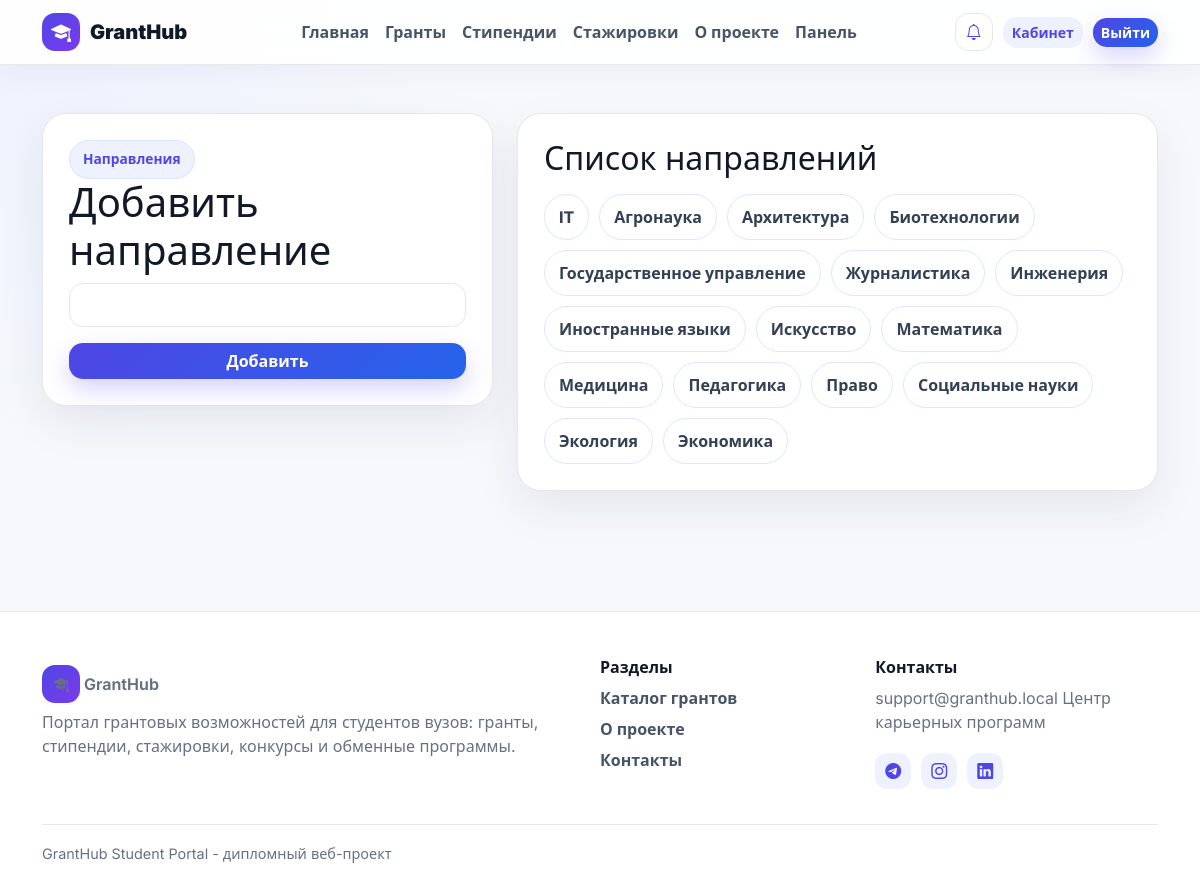
/dashboard/categories/ (signed in), run on the app's committed database.
### portal/models.py (models this page shows, shortened)
class Category(models.Model):
    name = models.CharField('Название', max_length=120, unique=True)
    class Meta:
        verbose_name = 'Категория'
        verbose_name_plural = 'Категории'
        ordering = ['name']

### portal/views.py (the view)
# urls.py: path('dashboard/categories/', views.manage_categories, name='manage_categories'),
@user_passes_test(is_admin)
def manage_categories(request):
    form = CategoryForm(request.POST or None)
    if request.method == 'POST' and form.is_valid():
        form.save()
        messages.success(request, 'Направление добавлено.')
        return redirect('manage_categories')
    return render(request, 'portal/manage_categories.html', {'form': form, 'categories': Category.objects.all()})

### portal/forms.py
class CategoryForm(forms.ModelForm):
    class Meta:
        model = Category
        fields = ['name']
        widgets = {'name': forms.TextInput(attrs=FORM_CONTROL)}

### portal/views.py (called while the page is built)
def is_admin(user):
    return user.is_authenticated and (user.is_staff or user.role == User.Role.ADMIN)

### portal/templates/portal/manage_categories.html (shortened to what this page needs)
{% extends 'portal/base.html' %}
{% block content %}
<div class="container py-4 py-lg-5">
  <div class="row g-4">
    <div class="col-lg-5">
      <div class="content-panel">
        <span class="section-kicker">Направления</span>
        <h1>Добавить направление</h1>
        <form method="post" class="vstack gap-3">{% csrf_token %}{{ form.name }}<button class="btn btn-primary">Добавить</button></form>
      </div>
    </div>
    <div class="col-lg-7">
      <div class="content-panel">
        <h2>Список направлений</h2>
        <div class="tag-cloud mt-3">{% for category in categories %}<span>{{ category.name }}</span>{% endfor %}</div>
      </div>
    </div>
  </div>
</div>
{% endblock %}

### portal/static/portal/css/styles.css (style rules this page uses)
:root { --primary: #4f46e5; --primary-dark: #3730a3; --primary-soft: #eef2ff; --blue: #2563eb; --violet: #7c3aed; --ink: #111827; --muted: #667085; --line: #e5e7eb; --surface: #ffffff; --page: #f6f8fc; --warning: #f97316; --success: #16a34a; --danger: #dc2626; --shadow: 0 18px 45px rgba(31, 41, 55, .08); }
* { letter-spacing: 0; }
body { min-height: 100vh; background: radial-gradient(circle at top left, #eef2ff 0, transparent 28rem), var(--page); color: var(--ink); font-family: Inter, system-ui, -apple-system, BlinkMacSystemFont, "Segoe UI", sans-serif; }
.btn { border-radius: 14px; font-weight: 750; border-width: 1px; }
.btn-primary { background: linear-gradient(135deg, var(--primary), var(--blue)); border: 0; box-shadow: 0 10px 24px rgba(79, 70, 229, .24); }
.form-control, .form-select { border-radius: 14px; border-color: var(--line); min-height: 44px; }
.eyebrow, .section-kicker { display: inline-flex; align-items: center; gap: 7px; color: var(--primary); background: var(--primary-soft); border: 1px solid #dbe4ff; border-radius: 999px; padding: 8px 13px; font-weight: 800; font-size: .86rem; }
.grant-card, .content-panel, .side-panel, .auth-box, .popular-card, .filter-sidebar, .catalog-toolbar, .catalog-hero, .profile-hero, .admin-hero, .stat-card { background: var(--surface); border: 1px solid var(--line); border-radius: 24px; box-shadow: var(--shadow); }
.tag-cloud { display: flex; flex-wrap: wrap; gap: 10px; }
.tag-cloud a, .tag-cloud span { display: inline-flex; align-items: center; gap: 8px; padding: 10px 14px; border-radius: 999px; background: #fff; border: 1px solid #dfe7ff; color: #344054; font-weight: 750; }
.content-panel, .side-panel, .auth-box { padding: 26px; }

### data on the page
Category: name "IT"
Category: name "Агронаука"
Category: name "Архитектура"
Category: name "Биотехнологии"
Category: name "Государственное управление"
Category: name "Журналистика"
Category: name "Инженерия"
Category: name "Иностранные языки"
Category: name "Искусство"
Category: name "Математика"
Category: name "Медицина"
Category: name "Педагогика"
Category: name "Право"
Category: name "Социальные науки"
Category: name "Экология"
Category: name "Экономика"
